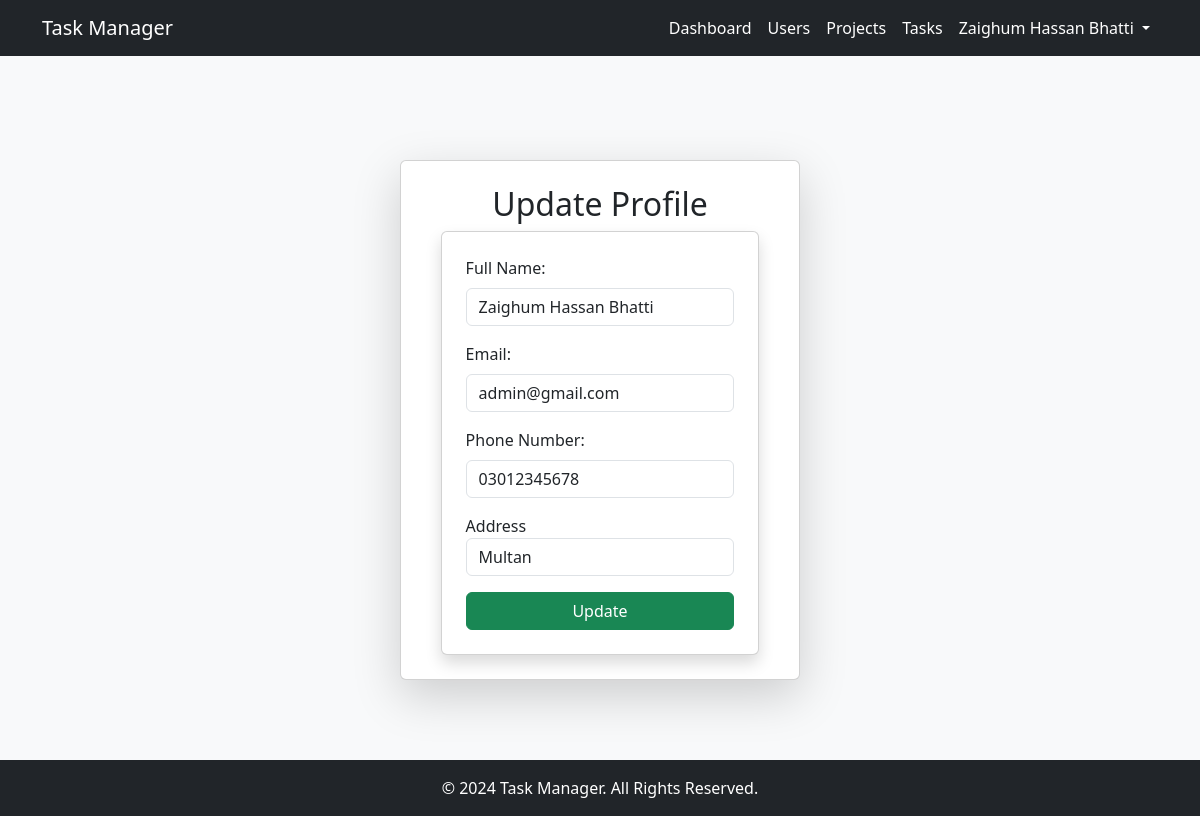
Screenshot of /profile/ (signed in) with the database file from the repository.
### core/models/user.py (models this page shows, shortened)
class User(AbstractBaseUser, PermissionsMixin):
    id = models.AutoField(primary_key=True)
    fullname = models.CharField(max_length=255)
    phonenumber = models.CharField(max_length=15, unique=True)
    address = models.TextField(blank=True, null=True)
    email = models.EmailField(unique=True)
    password = models.CharField(max_length=255)
    is_active = models.BooleanField(default=True)
    is_superuser = models.BooleanField(default=False)
    objects = UserManager()
    USERNAME_FIELD = "email"
    REQUIRED_FIELDS = ["fullname", "phonenumber", "password"]

### core/views/auth_views.py (the view, shortened to what this page needs)
# urls.py: path('profile/', profile_view, name='profile'),
@login_required
def profile_view(request):
    user = request.user  # Get the currently logged-in user
    return render(request, "core/profile.html", {"user": user})

### core/templates/core/profile.html (shortened to what this page needs)
{% extends 'core/base.html' %}
{% block content %}
<div class="container d-flex align-items-center justify-content-center" style="min-height: 85vh;">
    <div class="card shadow-lg p-4" style="width: 100%; max-width: 400px;">
        <h2 class="text-center">Update Profile</h2>
        <div class="row justify-content-center">
            <div class="col-md-11">
                <form method="POST" class="card p-4 shadow">
                    <div class="mb-3">
                        <label class="form-label">Full Name:</label>
                        <input type="text" name="fullname" class="form-control" value="{{ user.fullname }}" required>
                    </div>
                    <div class="mb-3">
                        <label class="form-label">Email:</label>
                        <input type="email" name="email" class="form-control" value="{{ user.email }}" required>
                    </div>
                    <div class="mb-3">
                        <label class="form-label">Phone Number:</label>
                        <input type="text" name="phonenumber" class="form-control" value="{{ user.phonenumber }}" required>
                    </div>
                    <div class="mb-3">
                        <label>Address</label>
                        <input type="text" class="form-control" name="address" value="{{ user.address}}">
                    </div>
                    <button type="submit" class="btn btn-success w-100">Update</button>
                </form>
            </div>
        </div>
    </div>
</div>
{% endblock %}

### core/templates/core/base.html (shortened to what this page needs)
<!DOCTYPE html>
<html lang="en">
<head>
    <link href="https://cdn.jsdelivr.net/npm/bootstrap@5.3.2/dist/css/bootstrap.min.css" rel="stylesheet">
    <link href="https://cdn.datatables.net/2.2.2/css/dataTables.bootstrap5.min.css" rel="stylesheet">
    <link rel="stylesheet" href="https://cdn.jsdelivr.net/npm/bootstrap-icons@1.11.3/font/bootstrap-icons.min.css">
</head>
<body class="bg-light">
    <nav class="navbar navbar-expand-lg navbar-dark bg-dark">
        <div class="container">
            <a class="navbar-brand" href="{% url 'login' %}">Task Manager</a>
            <div class="collapse navbar-collapse" id="navbarNav">
                <ul class="navbar-nav ms-auto">
                    {% if user.is_authenticated %}
                        {% if user.is_superuser %}
                            <li class="nav-item text-white"><a class="nav-link text-white" href="{% url 'admin_dashboard' %}">Dashboard</a></li>
                            <li class="nav-item text-white"><a class="nav-link text-white" href="{% url 'manage_users' %}">Users</a></li>
                            <li class="nav-item text-white"><a class="nav-link text-white" href="{% url 'manage_projects' %}">Projects</a></li>
                            <li class="nav-item text-white"><a class="nav-link text-white" href="{% url 'manage_tasks' %}">Tasks</a></li>
                        {% else %}
                            <li class="nav-item"><a class="nav-link text-white" href="{% url 'user_dashboard' %}">Dashboard</a></li>
                            <li class="nav-item"><a class="nav-link text-white" href="{% url 'user_tasks' %}">My Tasks</a></li>
                        {% endif %}
                        <li class="nav-item dropdown">
                            <a class="nav-link dropdown-toggle text-white" href="#" id="userDropdown" role="button" data-bs-toggle="dropdown" aria-expanded="false">
                                {{ user.fullname }}
                            </a>
                        </li>
                    {% else %}
                        <li class="nav-item"><a class="nav-link text-white" href="{% url 'login' %}">Login</a></li>
                    {% endif %}
                </ul>
            </div>
        </div>
    </nav>
    <div class="container mt-4">
        {% block content %}{% endblock %}
    </div>
    <footer class="bg-dark text-white text-center py-3">
        &copy; 2024 Task Manager. All Rights Reserved.
    </footer>
</body>
</html>

### rows the page displays
User: fullname "Zaighum Hassan Bhatti", email "admin@gmail.com", phonenumber "03012345678", address "Multan"
